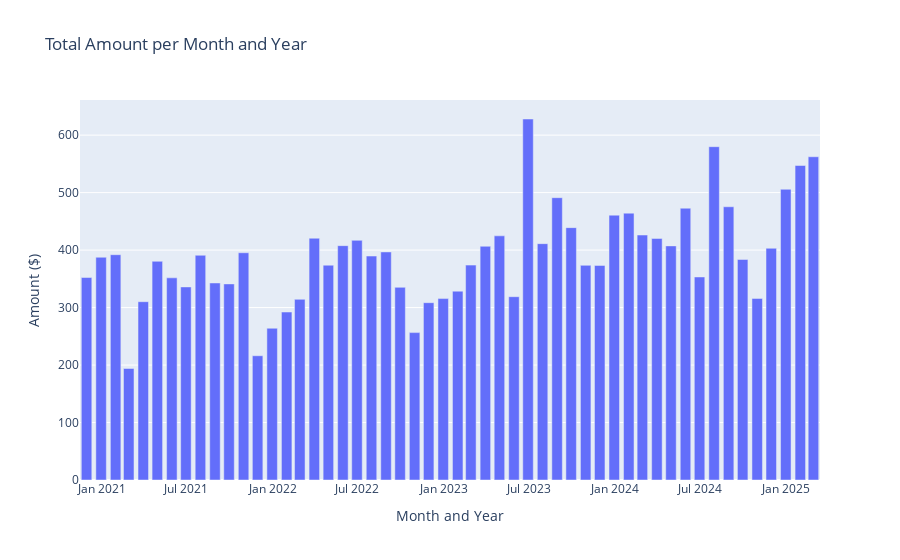

Here is the notebook cell this chart was saved with:
### Code cell
# plot
fig = px.bar(
    monthly_amount,
    x="Date",
    y="Amount",
    title="Total Amount per Month and Year",
    labels={"Date": "Month and Year", "Amount": "Amount ($)"},
)

# format y-axis to show currency
fig.update_traces(hovertemplate="Month and Year: %{x}<br>Amount: $%{y:.2f}")

fig.show()

### Figure 1 — Plotly figure (JSON) as saved in the notebook; plotly's stock layout.template omitted (floating-point values rounded to 4 significant figures)
{"data": [{"alignmentgroup": "True", "hovertemplate": "Month and Year: %{x}<br>Amount: $%{y:.2f}", "legendgroup": "", "marker": {"color": "#636efa", "pattern": {"shape": ""}}, "name": "", "offsetgroup": "", "orientation": "v", "showlegend": false, "textposition": "auto", "type": "bar", "x": ["2020-11-30T00:00:00", "2020-12-31T00:00:00", "2021-01-31T00:00:00", "2021-02-28T00:00:00", "2021-03-31T00:00:00", "2021-04-30T00:00:00", "2021-05-31T00:00:00", "2021-06-30T00:00:00", "2021-07-31T00:00:00", "2021-08-31T00:00:00", "2021-09-30T00:00:00", "2021-10-31T00:00:00", "2021-11-30T00:00:00", "2021-12-31T00:00:00", "2022-01-31T00:00:00", "2022-02-28T00:00:00", "2022-03-31T00:00:00", "2022-04-30T00:00:00", "2022-05-31T00:00:00", "2022-06-30T00:00:00", "2022-07-31T00:00:00", "2022-08-31T00:00:00", "2022-09-30T00:00:00", "2022-10-31T00:00:00", "2022-11-30T00:00:00", "2022-12-31T00:00:00", "2023-01-31T00:00:00", "2023-02-28T00:00:00", "2023-03-31T00:00:00", "2023-04-30T00:00:00", "2023-05-31T00:00:00", "2023-06-30T00:00:00", "2023-07-31T00:00:00", "2023-08-31T00:00:00", "2023-09-30T00:00:00", "2023-10-31T00:00:00", "2023-11-30T00:00:00", "2023-12-31T00:00:00", "2024-01-31T00:00:00", "2024-02-29T00:00:00", "2024-03-31T00:00:00", "2024-04-30T00:00:00", "2024-05-31T00:00:00", "2024-06-30T00:00:00", "2024-07-31T00:00:00", "2024-08-31T00:00:00", "2024-09-30T00:00:00", "2024-10-31T00:00:00", "2024-11-30T00:00:00", "2024-12-31T00:00:00", "2025-01-31T00:00:00", "2025-02-28T00:00:00"], "xaxis": "x", "y": [352.3, 387.5, 392, 194, 310.2, 380.5, 351.7, 335.9, 390.9, 342.8, 341.2, 395.4, 216.2, 264.0, 292.2, 314.3, 420.7, 373.7, 407.7, 417.0, 389.7, 396.8, 335.2, 256.5, 308.5, 315.6, 328.5, 373.9, 406.6, 424.8, 318.9, 628.1, 411.2, 491.2, 439.1, 373.5, 373.3, 460.8, 464.3, 426.2, 420.2, 407.3, 472.9, 353.2, 579.9, 475.4, 383.7, 315.9, 403.1, 505.8, 547.2, 562.4], "yaxis": "y"}], "layout": {"barmode": "relative", "legend": {"tracegroupgap": 0}, "title": {"text": "Total Amount per Month and Year"}, "xaxis": {"anchor": "y", "domain": [0, 1], "title": {"text": "Month and Year"}}, "yaxis": {"anchor": "x", "domain": [0, 1], "title": {"text": "Amount ($)"}}}}
